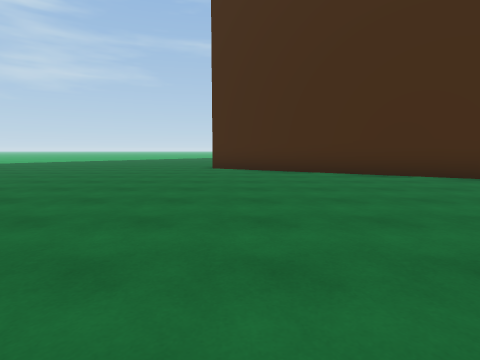
view 1 (above)

12 first-person views from a walk through a scene from a Unity 3-D project. The camera is 1.2 m above the floor, tilts 6° down and sees 80° across. The floor is counted in squares, 2 m on a side. Each view is taken from the middle of a square. On the plan, view 1 faces up. The plan holds only what a view shows up to about 9 squares ahead; the rest is blank. The place goes on beyond the plan. The player is left out. Some animated figures are not drawn.

view 2
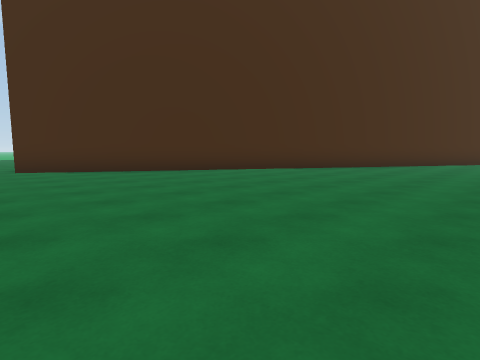

view 3
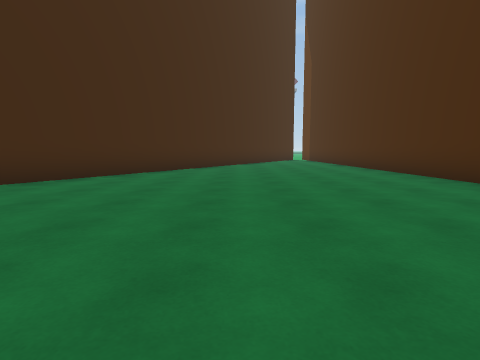

view 4
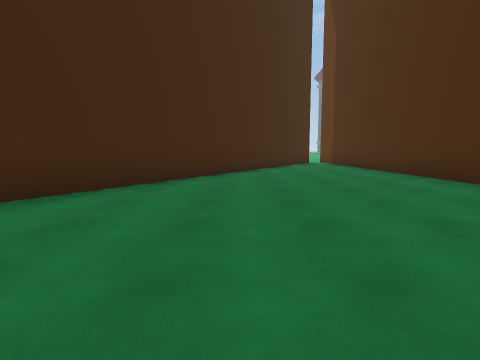

view 5
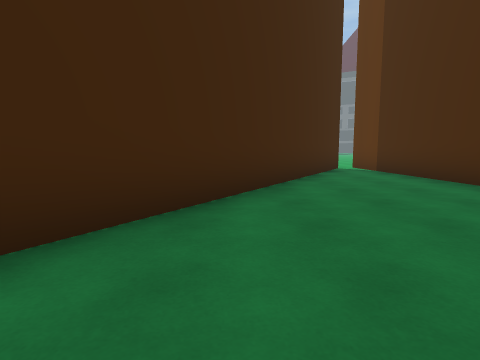

view 6
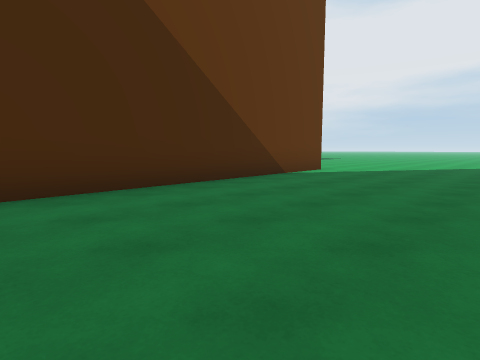

view 7
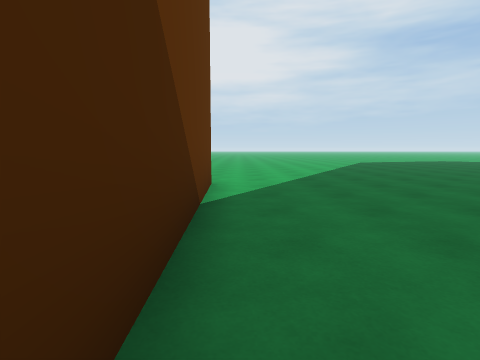

view 8
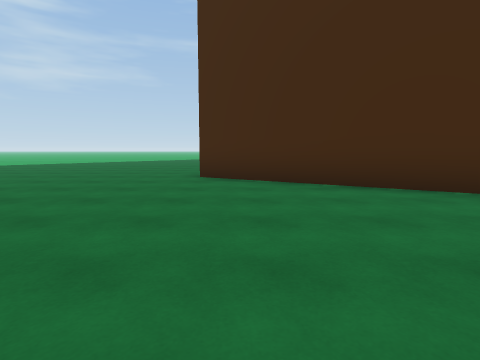

view 9
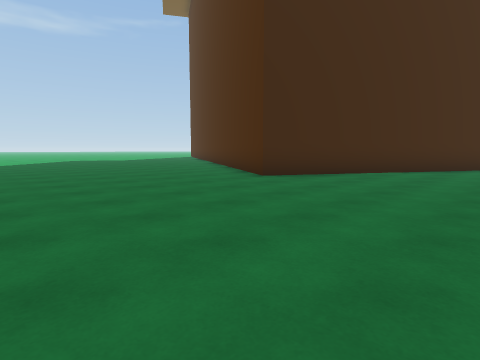

view 10
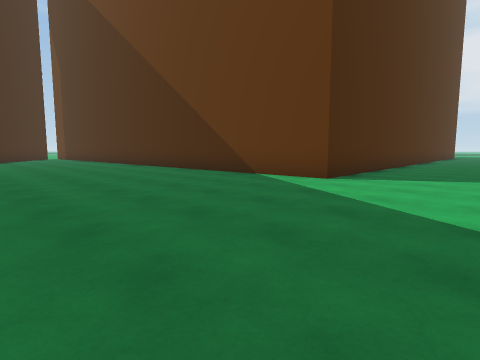

view 11
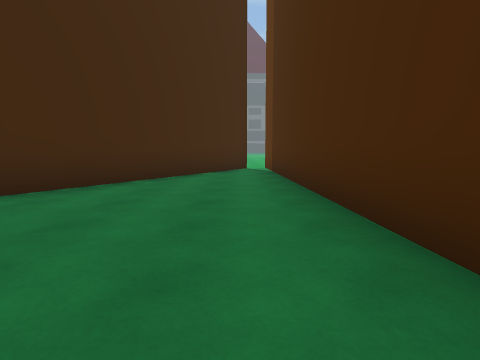

view 12
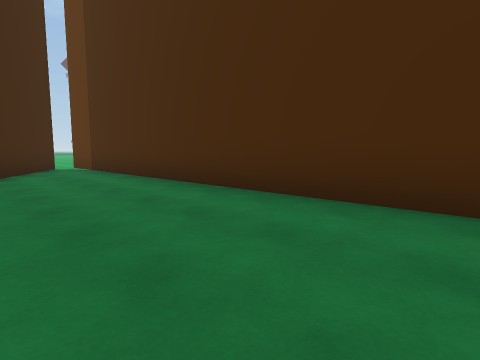

### Floor plan
Points are (right, up) in squares from view 1. A wall is a line through its corners. A room is listed if a view was taken in it or the views show most of it. See-through windows are left out.
Room 1 (views 1, 2, 3, 4, 5, 6, 7, 8, 9, 10, 11, 12)
walls: (-3.1, -1.5) (15.1, -0.9); (15.4, -0.2) (-0.9, 9.3) (0.3, 11.4)
ways out: opening at (-5, -0.3)

Positions as (right, up) in squares from view 1, and headings:
1: (0, 0), facing up
2: (-2, 0), facing up-right
3: (-2, 3), facing right
4: (2, 3), facing right
5: (6, 3), facing right
6: (5, 3), facing down-left
7: (2, -1), facing left
8: (0, 3), facing up
9: (-6, 5), facing up-right
10: (-6, 4), facing down-right
11: (6, 0), facing right
12: (5, 2), facing down-right
